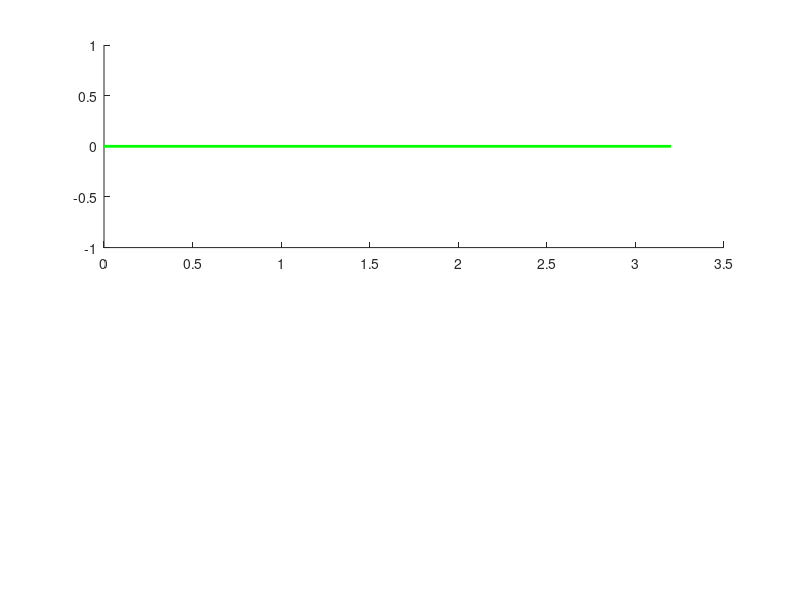

The MATLAB script that drew this image: (Note: this script raises an error after producing the figure.)
clc; clear all;
L1=3.2;L2=20;L3=7.5;L0=5;L=20;
F_friction = 5;
t=0:0.05:7;
ang_speed =2;
theta = ang_speed*t;
A = [0;0];
D = L0*[-3;1];
F = D+[-5;0];
B = L1*[cos(theta);sin(theta)];
alpha = atan(-1/3)+pi;
theta2 = alpha-theta;
D_mag = 5*sqrt(10);
E = sqrt((D_mag*cos(alpha)-L1*cos(theta)).^2 + (D_mag*sin(alpha)- L1*sin(theta)).^2);
beta = acos((E.^2 + L2^2 - L3^2)./(2*E*L2));
gamma=-asin((D_mag*sin(alpha)-L1*sin(theta))./E)+pi;
omega=asin((L0-(L1*sin(theta)+L2*sin(gamma+beta)))/L3);
theta4 = pi-alpha+omega;
C = [(L1*cos(theta)+L2*cos(gamma+beta));(L1*sin(theta)+L2*sin(gamma+beta))];
delta = 0.874553;
E = D+[(L*cos(omega+delta));(L*sin(omega+delta))];
G = E+[-5;0];
E_up=D+[(L*cos(omega+delta));(L*sin(omega+delta))+10];
E_down=D+[(L*cos(omega+delta));(L*sin(omega+delta))-10];
E_x=E(1,:);
E_y=E(2,:);
E_vx = diff(E_x)./diff(t);
E_vy = diff(E_y)./diff(t);
E_v = sqrt(E_vx.^2 + E_vy.^2);
A_torque=(F_friction/ang_speed)*E_v;

Jacob= (L1/L3)*((L3*sin(theta2-theta4)+D_mag*sin(theta2)) ./ (L1*sin(theta2-theta4)+D_mag*sin(theta4)));
J_theta2 = (D_mag*L1*sin(theta4)/L3).*((D_mag*cos(theta2)+L3*cos(theta2-theta4)-L1)./((L1*sin(theta2-theta4)+D_mag*sin(theta4)).^2));
J_theta4 = (D_mag*L1*sin(theta2)/L3).*((D_mag*cos(theta4)+L1*cos(theta2-theta4)-L3)./((L1*sin(theta2-theta4)+D_mag*sin(theta4)).^2));
ang_acc_D=(ang_speed^2)*(J_theta2+Jacob.*J_theta4);

for i=1:length(t)
    ani = subplot(2,1,1);
    L1_bar=line([A(1) B(1,i)],[A(2) B(2,i)],'Color','green','linewidth',2);
    L2_bar=line([B(1,i) C(1,i)],[B(2,i) C(2,i)],'Color',[0.5 0 0.5 0.8],'linewidth',2);
    L3_bar=line([C(1,i) D(1)],[C(2,i) D(2)],'Color','c','linewidth',2);
    L_bar_fixed=line([E_down(1,i) E_up(1,i)],[E_down(2,i) E_up(2,i)],'Color',[0.8 1 0 0.25],'linewidth',3);
    L_bar=line([E_down(1,i) E_up(1,i)],[E_down(2,i) E_up(2,i)],'Color',[0.4940 0.1840 0.5560],'linewidth',2);
    L4_bar=line([D(1) E(1,i)],[D(2) E(2,i)],'Color','c','linewidth', 2);
    L5_bar=line([F(1) G(1,i)],[F(2) G(2,i)],'Color',[1 0 1],'linewidth',2);
    L6_bar=line([G(1,i) E(1,i)],[G(2,i) E(2,i)],'Color',[0.4940 0.1840 0.5560],'linewidth',2);
    A_circle = viscircles(A',0.15);
    B_circle = viscircles(B(:,i)',0.15);
    C_circle = viscircles(C(:,i)',0.15);
    D_circle = viscircles(D',0.15);
    E_circle = viscircles(E(:,i)',0.15);
    F_circle = viscircles(F',0.15);
    G_circle = viscircles(G(:,i)',0.15);
    axis(ani,'equal');
    set(gca,'XLim',[-35 5],'YLim',[-5 35]);
    str1 = 'E';
    str2 = ['Time elapsed' num2str(t(i)) 's'];
    time = text(-2,6,str2);
    pause(0.0000005);

    if(i < length(t))
        delete(A_circle);
        delete(B_circle);
        delete(C_circle);
        delete(D_circle);
        delete(E_circle);
        delete(F_circle);
        delete(G_circle);
        delete(L1_bar);
        delete(L2_bar);
        delete(L3_bar);
        delete(L4_bar);
        delete(L_bar);
        delete(L5_bar);
        delete(L6_bar);
        delete(time);
        vel = subplot(2,1,2);
        plot(vel,t(1:i),A_torque(1:i));
        set(vel,'XLim',[0 7],'YLim',[0 100]);
        xlabel(vel,'Time (s)');
        ylabel(vel,'Torque (N-m)');
        title(vel,'Input Torque at Crank A vs Time');
        grid on;

    end
end
